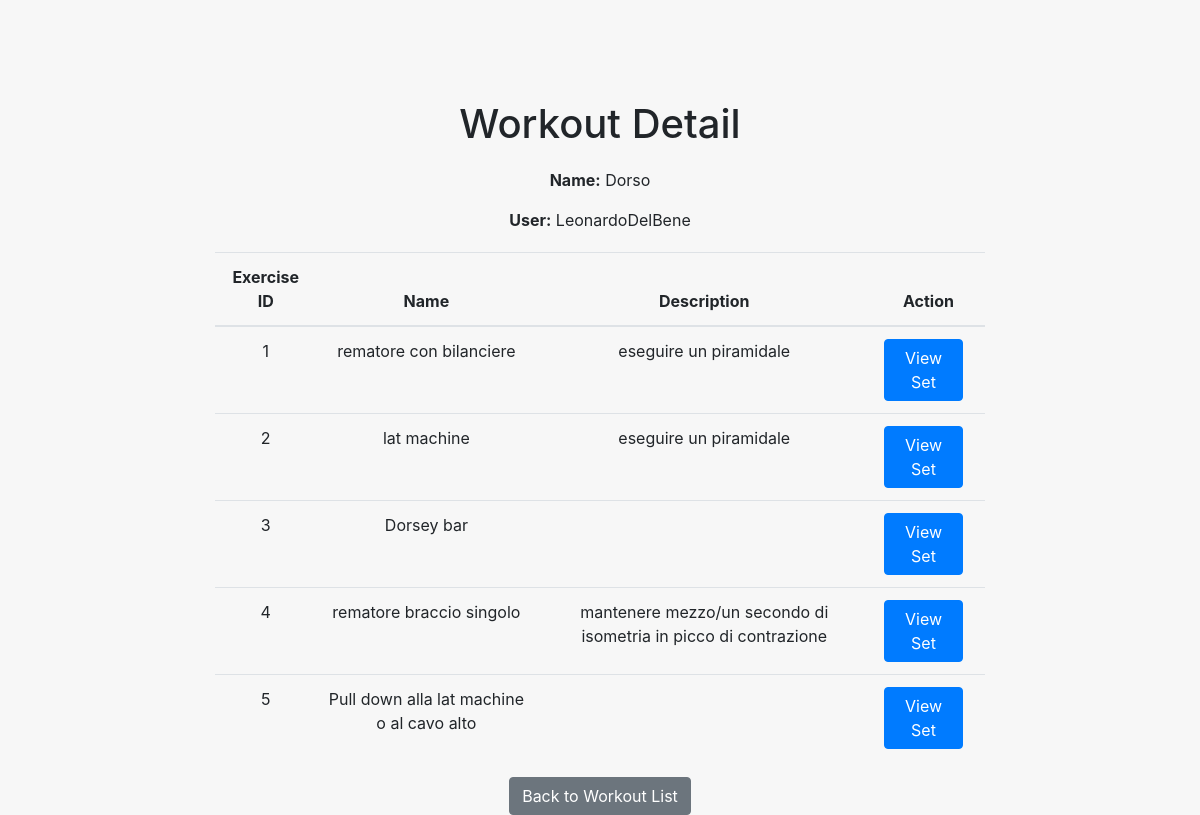
The page /workouts/get_exercises/19/ on the database its author committed.
### workouts/models.py (models this page shows)
class Workout(models.Model):
    id=models.AutoField(primary_key=True)
    user=models.ForeignKey('auth.User', on_delete=models.CASCADE)
    name=models.CharField(max_length=100)
    exercises=models.ManyToManyField(to='Exercise', related_name='esercizio')

class Exercise(models.Model):
    id=models.AutoField(primary_key=True)
    workout=models.ForeignKey('Workout', on_delete=models.CASCADE)
    nExercise=models.IntegerField()
    name = models.CharField(max_length=100)
    description=models.TextField(blank=True, null=True)
    sets=models.ManyToManyField(to='Set', related_name='serie')

### workouts/views.py (the view)
# urls.py: path('get_exercises/<int:workout_id>/',get_exercises,name='exercise_list'),
def get_exercises(request, workout_id):
    workout = Workout.objects.get(id=workout_id)
    exercises = Exercise.objects.filter(workout=workout)
    context = {
        'exercises': exercises,
        'workout': workout,
    }
    return render(request, 'get_exercises.html', context=context)

### templates/get_exercises.html (shortened to what this page needs)
<!DOCTYPE html>
<html>
<head>
    <link rel="stylesheet" href="https://stackpath.bootstrapcdn.com/bootstrap/4.5.0/css/bootstrap.min.css">
</head>
<body>
    <div class="container">
        <h1>Workout Detail</h1>
        <p><strong>Name:</strong> {{ workout.name }}</p>
        <p><strong>User:</strong> {{ workout.user.username }}</p>
        <table class="table">
            <thead>
                <tr>
                    <th>Exercise ID</th>
                    <th>Name</th>
                    <th>Description</th>
                    <th>Action</th>
                </tr>
            </thead>
            <tbody>
                {% for exercise in exercises %}
                    <tr>
                        <td>{{ exercise.nExercise }}</td>
                        <td>{{ exercise.name }}</td>
                        <td>{{ exercise.description }}</td>
                        <td>
                            <a href="{% url 'set_list' workout.id exercise.nExercise %}" class="btn btn-primary">View Set</a>
                        </td>
                    </tr>
                {% endfor %}
            </tbody>
        </table>
        <a href="{% url 'get_workouts' %}" class="btn btn-secondary">Back to Workout List</a>
    </div>
</body>
</html>

### templates/get_exercises.html (style rules this page uses)
body { background-color: #f7f7f7; }
.container { max-width: 800px; margin: 0 auto; margin-top: 100px; text-align: center; }
h1 { margin-bottom: 20px; }
table { margin-top: 20px; }
th, td { padding: 10px; }
.btn-primary { margin-right: 10px; }

### rows shown on the page
Workout: name "Dorso", user.username "LeonardoDelBene"
Exercise: nExercise "1", name "rematore con bilanciere", description "eseguire un piramidale"
Exercise: nExercise "2", name "lat machine", description "eseguire un piramidale"
Exercise: nExercise "3", name "Dorsey bar"
Exercise: nExercise "4", name "rematore braccio singolo", description "mantenere mezzo/un secondo di isometria in picco di contrazione"
Exercise: nExercise "5", name "Pull down alla lat machine o al cavo alto"
